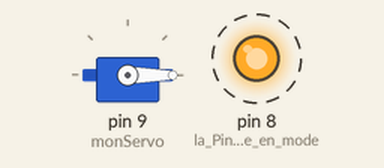
Bench run of a sketch on a simulated Arduino Uno, built with avr-gcc and run on an emulated ATmega328P. Parts: servo, output pins drawn as LEDs (lit = HIGH). Dashed ring = blinking.

Above: at 0.05 s.
At 5.85 s:
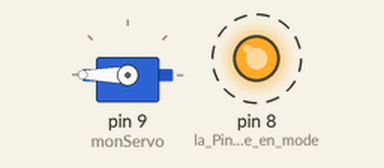
Timing chart, 0 to 7.8 s (numbered marks = the images above):
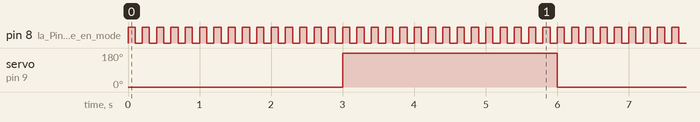

Measured:
- by itself, pin 8 (la_Pin13_est_mise_en_mode): alternates HIGH for 0.10 s and LOW for 0.10 s
- by itself, servo on pin 9 (monServo): alternates 180° for 3.0 s and 0° for 3.0 s

The sketch:

servoetled.ino
```cpp
#include <Servo.h>  // on inclut la bibliothèque pour piloter un servomoteur

Servo monServo;     // on crée l'objet monServo

void setup()
{
    monServo.attach(9);   // on définit le Pin utilisé par le servomoteur
    pinMode(8,OUTPUT);   // la Pin13 est mise en mode OUTPUT
}

void loop()
{
    monServo.write(0);      // on dit à l'objet de mettre le servo à 0°
    diode13();              // appel de la fonction diode13 qui est définie plus bas
    monServo.write(180);    // on dit à l'objet de mettre le servo à 180°
    diode13();              // appel de la fonction diode13
}

void diode13()  //on va faire clignoter 15 fois la diode 13
{
    for (int t=0;t<15;t++){
        digitalWrite(8,HIGH);
        delay(100);
        digitalWrite(8,LOW);
        delay(100);
    }
}
```
